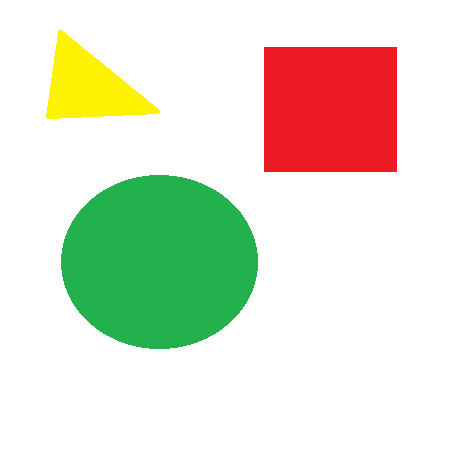
//> input picture OpenCV_MSVC_Testing/Resources/shapes.png, 476 x 467 px
$ ./contour_detect   (built with g++ and OpenCV 4)
//> lines starting //> are read from the running program, lines starting //| are printed output that depends on the picture; after the words box and inside, x2 and y2 are one past the last pixel; in counts of white or black regions, pixels touching at a corner belong together
#include <opencv2/imgcodecs.hpp>
#include <opencv2/highgui.hpp>
#include <opencv2/imgproc.hpp>
#include <iostream>


//Trying to write this file without namescapes ( In larger projects I probably wont declare a namespace for cv)


void getContours(cv::Mat imgDil, cv::Mat img) {

	std::vector<std::vector<cv::Point>> contours;
	std::vector<cv::Vec4i> hierarchy;

	cv::findContours(imgDil, contours, hierarchy, cv::RETR_EXTERNAL, cv::CHAIN_APPROX_SIMPLE);
	cv::drawContours(img, contours, -1, cv::Scalar(255, 0, 255), 5);
}


int main() {

	//reading in img

	std::string path2Img = "Resources/shapes.png";

	cv::Mat img = cv::imread(path2Img); //OpenCV file reader?
//> img is the input picture: 467 rows x 476 cols, CV_8UC3; mean B, G, R 210.8, 228.3, 226.9

	//Declares some image matrices
	cv::Mat imgGrayscale, imgBlur, imgCanny, imgDilated, imgErode;


	//? >>> PREPROCESSING !!!

	//GrayScaling
	cv::cvtColor(img, imgGrayscale, cv::COLOR_BGR2GRAY); //output: imgGrayscale
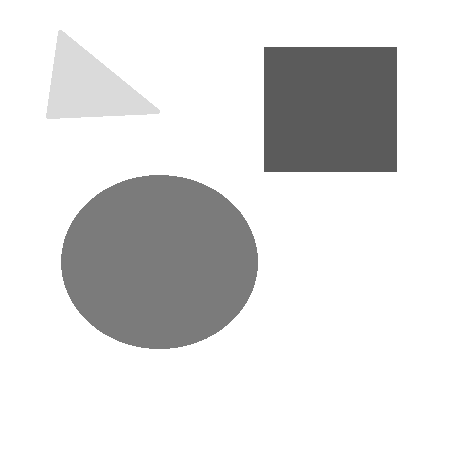
//> imgGrayscale: 467 rows x 476 cols, CV_8UC1; min 91, max 255, mean 225.9

	//Gaussian parameters
	int size = 5;
	double sigX = 5; double sigY = 2;
	//in, //out, Size(width,height), sigma X , sigma Y
	cv::GaussianBlur(img, imgBlur, cv::Size(size, size), sigX, sigY);

	//Canny, this is basically a "draw img contours" type of thing, outputs a black img with white lines as contour
	//in, out, threshold 1, threshold 2
	cv::Canny(imgBlur, imgCanny, 25, 75);
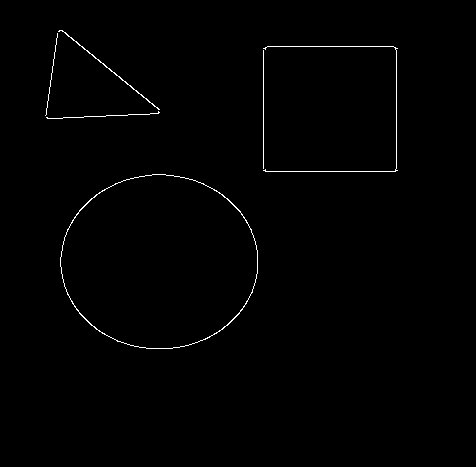
//> imgCanny: 467 rows x 476 cols, CV_8UC1; 0.68% white in thin lines or dots, all inside (x1, y1, x2, y2) = (45, 30, 398, 349)

	//Kernel is some kind of matrix the dilate function re-structures the img by? maybe similar to polarization ?
	cv::Mat kernel = cv::getStructuringElement(cv::MORPH_RECT, cv::Size(5, 5));

	//This function basically dilates the canny's contours to make them thicker and more visible, it helps OpenCV's contour detection algorithm to work better
	cv::dilate(imgCanny, imgDilated, kernel);
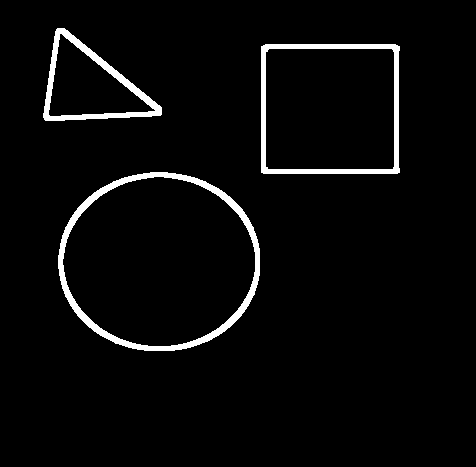
//> imgDilated: 467 rows x 476 cols, CV_8UC1; 3.7% white; 3 white regions, box (x1, y1, x2, y2) and area: (58, 172, 260, 351) 3596, (261, 44, 400, 174) 2594, (43, 28, 162, 121) 1975

	//? >>> END OF PREPROCESSING !!!

	cv::imshow("Image Preview", imgDilated);
	cv::waitKey(0);
	return 0;
}
